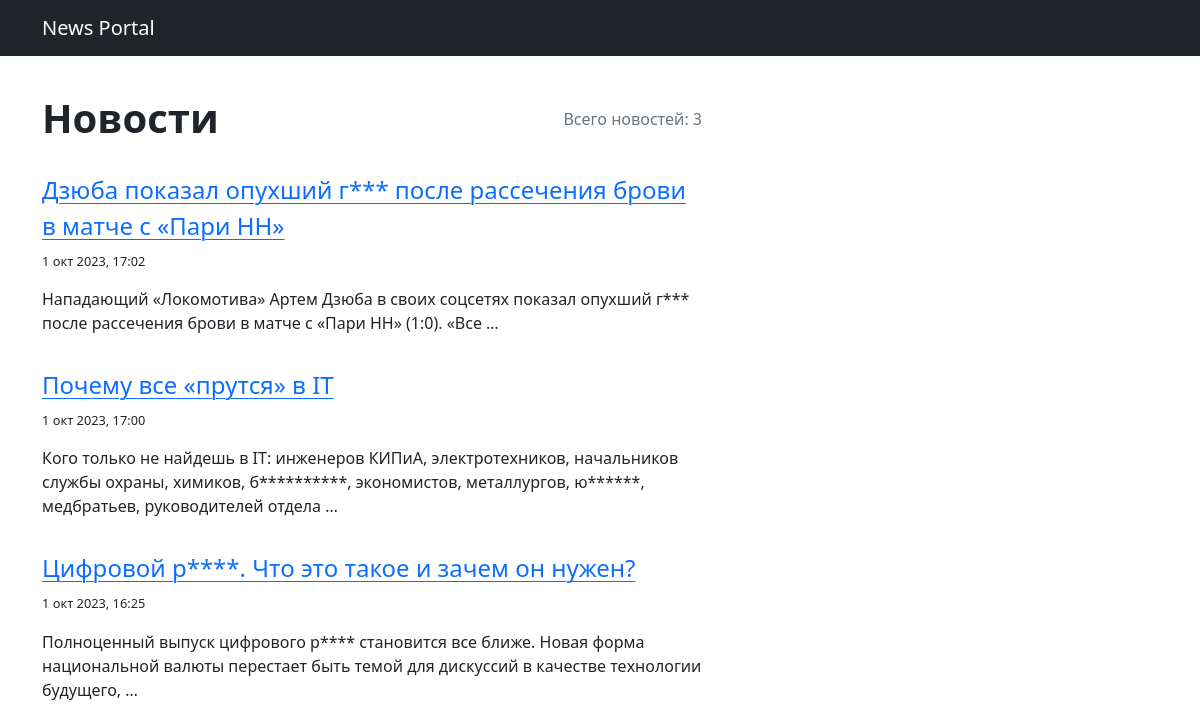
Page /news/ on the committed database.
### news/models.py (models this page shows, shortened)
class Post(models.Model):
    title = models.CharField(max_length=128)
    date_joined = models.DateTimeField(auto_now_add=True)
    text = models.TextField()
    NEWS = 'NE'
    ARTICLE = 'AR'
    CATEGORY_CHOICES = [
        (NEWS, 'Новость'),
        (ARTICLE, 'Статья'),
    ]
    type = models.CharField(
        max_length=2,
        choices=CATEGORY_CHOICES,
        default=NEWS,
    )
    rating = models.SmallIntegerField(default=0)
    author = models.ForeignKey(Author, on_delete=models.CASCADE)
    category = models.ManyToManyField(Category, through='PostCategory')

### news/views.py (the view)
# urls.py: path('', PostList.as_view()),
class PostList(ListView):
    model = Post
    template_name = 'news/post_list.html'
    context_object_name = 'post_list'
    ordering = '-date_joined'

### news/templatetags/custom_filters.py (called while the page is built)
@register.filter()
def censor(text):
    bad_words = [
        'глаз',
        'бухгалтеров',
        'юристов',
        'рубль',
        'рубля',
    ]
    for bad_word in bad_words:
        if bad_word in text.lower():
            text = text.replace(bad_word[1:], '*'*(len(bad_word)-1))
    return text

### templates/news/post_list.html (shortened to what this page needs)
{% extends 'news/default.html' %}
{% load custom_filters %}
{% block content %}
    <div style="display: flex; justify-content: space-between;">
        <h1>Новости</h1>
        <p class="text-muted" style="padding-top: 1.2rem">Всего новостей: {{ post_list|length}}</p>
    </div>
    {% if post_list %}
        {% for post in post_list %}
        <div class="news">
            <a class="fs-4" href="{{ post.pk }}">{{ post.title|censor }}</a>
            <div class="date">
                <p class="fs-7">{{ post.date_joined|date:'j b Y, H:i' }}</p>
            </div>
            <p>{{ post.text|truncatewords:20|censor }}</p>
        </div>
        {% endfor %}
    {% else %}
        <p>А новостей на сегодня больше нет!</p>
    {% endif%}
{% endblock content %}

### rows in the picture
Post: title|censor "Дзюба показал опухший г*** после рассечения брови в матче с «Пари НН»", date_joined "1 окт 2023, 17:02", text|censor "Нападающий «Локомотива» Артем Дзюба в своих соцсетях показал опухший г*** после рассечения брови в матче с «Пари НН» (1:0). «Все …"
Post: title|censor "Почему все «прутся» в IT", date_joined "1 окт 2023, 17:00", text|censor "Кого только не найдешь в IT: инженеров КИПиА, электротехников, начальников службы охраны, химиков, б**********, экономистов, металлургов, ю******, медбратьев, руководителей отдела …"
Post: title|censor "Цифровой р****. Что это такое и зачем он нужен?", date_joined "1 окт 2023, 16:25", text|censor "Полноценный выпуск цифрового р**** становится все ближе. Новая форма национальной валюты перестает быть темой для дискуссий в качестве технологии будущего, …"

### other values in the picture
{{ post_list|length }} "3"
